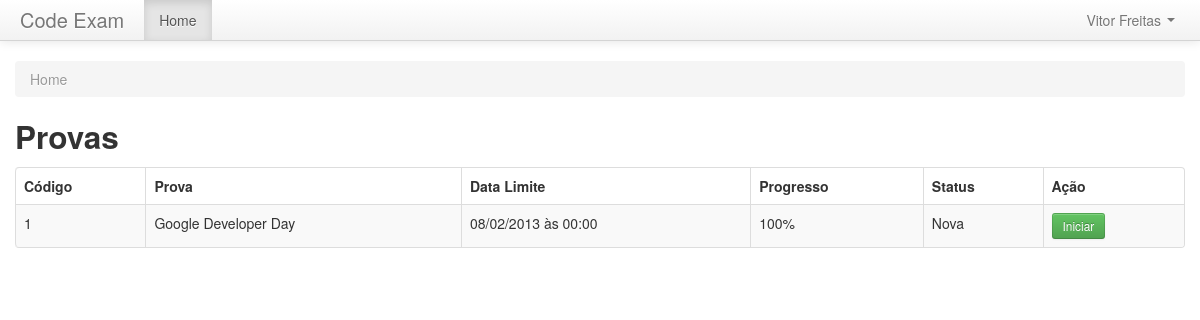
The app's page / (signed in), older data.
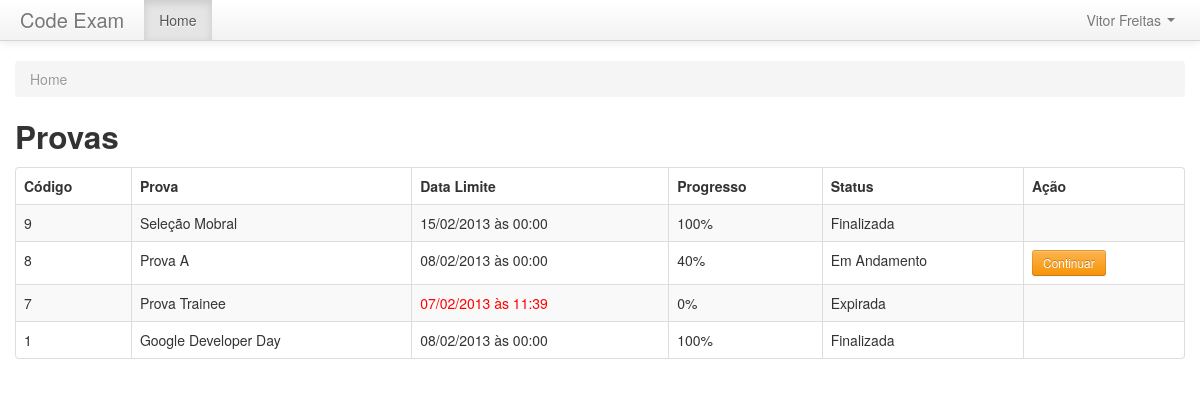
The same page, newer data.
### exams/models.py (models this page shows, shortened)
class UserExam(models.Model):
    user = models.ForeignKey(User)
    exam = models.ForeignKey(Exam)
    expire_date = models.DateTimeField()
    start_time = models.DateTimeField(null=True, blank=True)
    end_time = models.DateTimeField(null=True, blank=True)
    def has_finished(self):
        if self.start_time and self.end_time:
            return True
        else:
            return False
    has_finished.boolean = True
    has_finished.short_description = 'Concluiu a Prova?'
    def has_expired(self):
        return timezone.now() > self.expire_date
    has_expired.boolean = True
    has_expired.short_description = 'Prazo Expirou?'
    def get_progress(self):
        total_questions = self.exam.questions.count()
        answered_questions = UserExamAnswers.objects.filter(user_exam__id=self.id).count()
        current_progress = float(answered_questions) / float(total_questions) * 100
        current_progress = int(round(current_progress))
        return str(current_progress) + '%'
    def get_status(self):
        if self.has_finished():
            return 'Finalizada'
        elif self.has_expired():
            return 'Expirada'
        elif self.start_time and not self.end_time:
            return 'Em Andamento'
        else:
            return 'Nova'
    get_status.short_description = 'Status'
    class Meta:
        verbose_name = "Aplicar Prova"
        verbose_name_plural = "Aplicar Provas"

class Exam(models.Model):
    name = models.CharField(max_length=50)
    expire_date = models.DateTimeField()
    subject = models.ForeignKey(ExamSubject)
    questions = models.ManyToManyField(Question)
    duration = models.IntegerField()
    def __unicode__(self):
        return self.name
    class Meta:
        verbose_name = "Prova"
        verbose_name_plural = "Provas"

### exams/views.py (the view)
@login_required
def user_exams(request):
    user_exam_list = UserExam.objects.filter(user__id=request.user.id).order_by('-id')
    context = RequestContext(request, {'user_exam_list': user_exam_list,})
    return render_to_response('exams/user_exams.html', context)

### exams/templates/exams/user_exams.html (shortened to what this page needs)
{% extends 'base.html' %}
{% block content %}
  <ul class="breadcrumb">
    <li class="active">Home</li>
  </ul>
  <h2>Provas</h2>
  {% if user_exam_list %}
    <table class="table table-bordered table-striped">
      <thead>
        <tr>
          <th>Código</th>
          <th>Prova</th>
          <th>Data Limite</th>
          <th>Progresso</th>
          <th>Status</th>
          <th>Ação</th>
        </tr>
      </thead>
      <tbody>
        {% for exam in user_exam_list %}
          <tr>
            <td>{{ exam.id }}</td>
            <td>{{ exam.exam }}</td>
            <td {% if exam.has_expired and not exam.end_time %} style="color: red;" {% endif %}>{{ exam.expire_date|date:"d/m/Y à\s H:i" }}</td>
            <td>{{ exam.get_progress }}</td>
            <td>{{ exam.get_status }}</td>
            <td>
              {% if not exam.has_expired %}
                {% if not exam.start_time %}
                  <a href="/prova/{{ exam.id }}/iniciar/" class="btn btn-small btn-success">Iniciar</a>
                {% elif exam.start_time and not exam.end_time %}
                  <a href="/prova/{{ exam.id }}/" class="btn btn-small btn-warning">Continuar</a>
                {% endif %}
              {% endif %}
            </td>
          </tr>
        {% endfor %}
      </tbody>
    </table>
  {% else %}
    <p>Nenhuma prova cadastrada.</p>
  {% endif %}
{% endblock content %}

### templates/base.html (shortened to what this page needs)
<!DOCTYPE html>
<html>
<head>
  <link type="text/css" href="{{ STATIC_URL }}css/bootstrap.min.css" rel="stylesheet" media="screen" />
  <link type="text/css" href="{{ STATIC_URL }}css/bootstrap-responsive.min.css" rel="stylesheet" media="screen" />
</head>
<body>
    <div class="navbar navbar-static-top">
      <div class="navbar-inner">
        <div class="container">
          <a class="brand" href="/">Code Exam</a>
          <div class="nav-collapse collapse">
            {% if user.is_authenticated %}
              <ul class="nav">
                <li><a href="/">Home</a></li>
              </ul>
              <ul class="nav pull-right">
                <li class="dropdown">
                  <a data-toggle="dropdown" class="dropdown-toggle" href="#">{{ user.get_full_name }} <b class="caret"></b></a>
                </li>
              </ul>
            {% else %}
              <ul class="nav pull-right">
                <li><a href="/login/">Login</a></li>
              </ul>
            {% endif %}
          </div>
        </div>
      </div>
    </div>
    <div class="container" style="padding-top: 20px;">
      {% block content %}
      {% endblock content %}
    </div>
</body>
</html>

Row changes from the older to the newer data that the page shows:
added UserExam: id "9", exam "Seleção Mobral", expire_date "15/02/2013 às 00:00", get_progress "100%", get_status "Finalizada"
added UserExam: id "8", exam "Prova A", expire_date "08/02/2013 às 00:00", get_progress "40%", get_status "Em Andamento"
added UserExam: id "7", exam "Prova Trainee", expire_date "07/02/2013 às 11:39", get_progress "0%", get_status "Expirada"
changed UserExam "Google Developer Day": get_status "Nova" → "Finalizada"; no longer shows "Iniciar"
